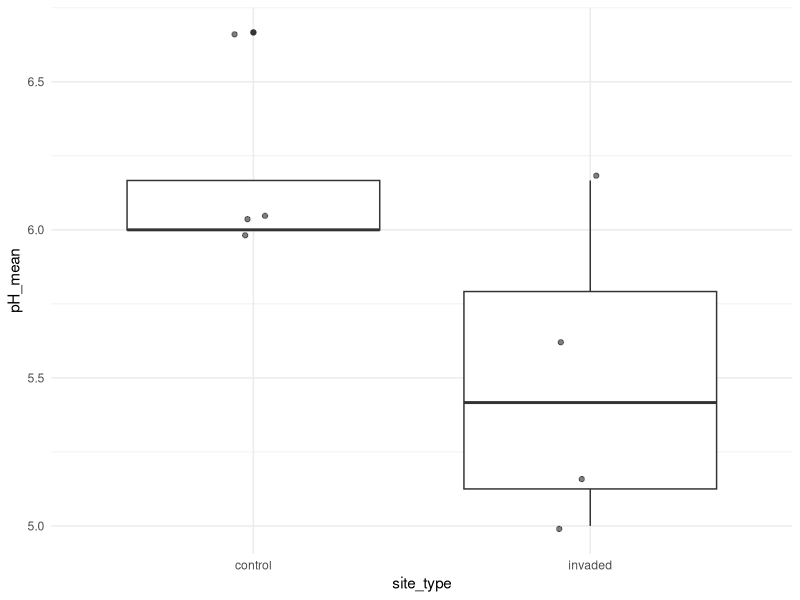

Recreate this plot in R. (Note: this script raises an error after producing the figure.)
## ======================================================================== ##
# Exploratory analysis for determining further statistical analysis methods.
#
# Date : March 20, 2025
# Persons most responsible : Zach Taylor
## ======================================================================== ##
library(tidyverse)
library(cowplot)
library(here)
library(lmerTest)
library(lme4)

# important cleaned data
holly_data <- read_csv(here::here("data", "holly_plot_stats.csv"))
ivy_data <- read_csv(here::here("data", "ivy_plot_stats.csv"))

# check for normal distribution
ggplot(holly_data, aes(x = site_type, y = pH_mean)) +
  geom_boxplot() +
  geom_jitter(width = 0.1, alpha = 0.5) +
  theme_minimal()

shapiro.test(holly_data$pH_mean)

# try Linear Mixed-Effects Model (LME)
holly_data_long <- holly_data %>%
  pivot_longer(cols = starts_with("pH"), names_to = "pH_sample", values_to = "pH") %>%
  filter(pH_sample != "pH_mean")

ivy_data_long <- ivy_data %>%
  pivot_longer(cols = starts_with("pH"), names_to = "pH_sample", values_to = "pH") %>%
  filter(pH_sample != "pH_mean")

# Check the new structure
head(data_long)

# Fit LME model with site type and spatial position as fixed effects
model <- lmer(pH ~ site_type * pH_sample + (1 | plot_id), data = holly_data_long)

# ANOVA to test effects
anova(model, ddf = "Kenward-Roger")

# included pH sample distance in model
holly_data_long$distance <- ifelse(holly_data_long$pH_sample == "pH1", 0, 
                             ifelse(holly_data_long$pH_sample == "pH2", 0.5, 1.5))

model_distance <- lmer(pH ~ site_type * distance + (1 | plot_id), data = holly_data_long)
summary(model_distance)



model_simple <- lmer(pH ~ site_type + (1 | plot_id), data = holly_data_long)  # No distance
model_full <- lmer(pH ~ site_type * distance + (1 | plot_id), data = holly_data_long)  # Interaction model

anova(model_simple, model_full)
